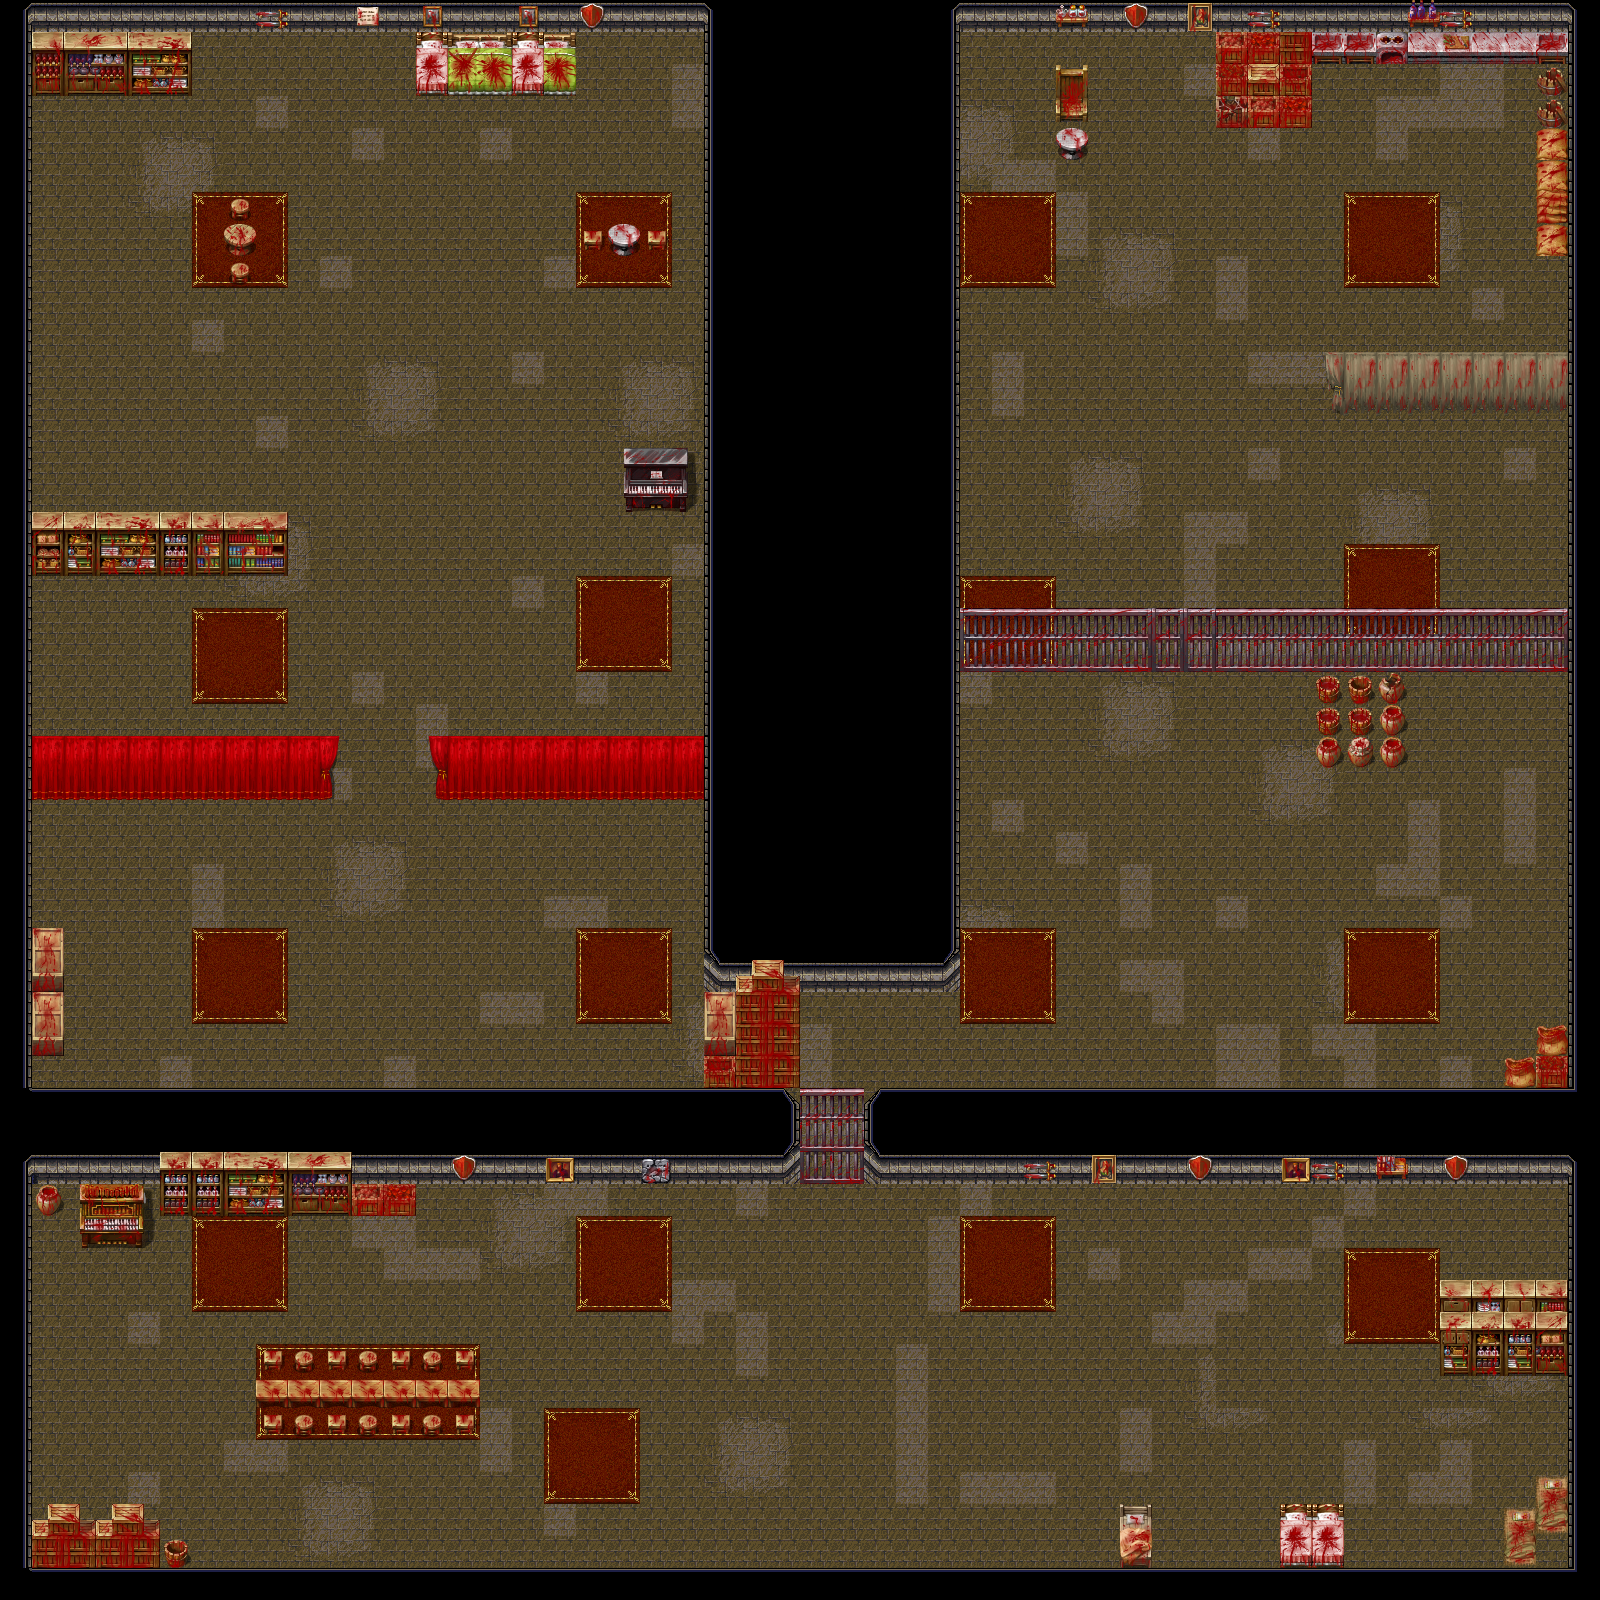

Tiled map render using the project's own tile images. Description and the map definition, with tile-layer contents summarised, below:
An orthogonal 50x50 tile map with 32x32 px tiles, 6 tile layers (suelo, colisiones, puerta1, puerta2, ...), 2 tilesets.

<map version="1.0" orientation="orthogonal" renderorder="right-down" width="50" height="50" tilewidth="32" tileheight="32" nextobjectid="1">
 <tileset firstgid="1" name="stone_house_interior" tilewidth="32" tileheight="32" tilecount="256" columns="16">
  <image source="stone_house_interior.png" width="512" height="512" />
 </tileset>
 <tileset firstgid="257" name="tilesetsangriento" tilewidth="32" tileheight="32" tilecount="256" columns="16">
  <image source="tilesetsangriento.png" width="512" height="512" />
 </tileset>
 <layer name="suelo" width="50" height="50">
  <data>[2500 cells, 2460 non-empty, 31 distinct tile ids]</data>
 </layer>
 <layer name="colisiones" width="50" height="50">
  <data>[2500 cells, 818 non-empty, 118 distinct tile ids]</data>
 </layer>
 <layer name="puerta1" width="50" height="50">
  <data>[2500 cells, 6 non-empty, 4 distinct tile ids]</data>
 </layer>
 <layer name="puerta2" width="50" height="50">
  <data>[2500 cells, 4 non-empty, 2 distinct tile ids]</data>
 </layer>
 <layer name="puerta3" width="50" height="50">
  <data>[2500 cells, 11 non-empty, 7 distinct tile ids]</data>
 </layer>
 <layer name="decoracion" width="50" height="50">
  <data>[2500 cells, 20 non-empty, 10 distinct tile ids]</data>
 </layer>
</map>
